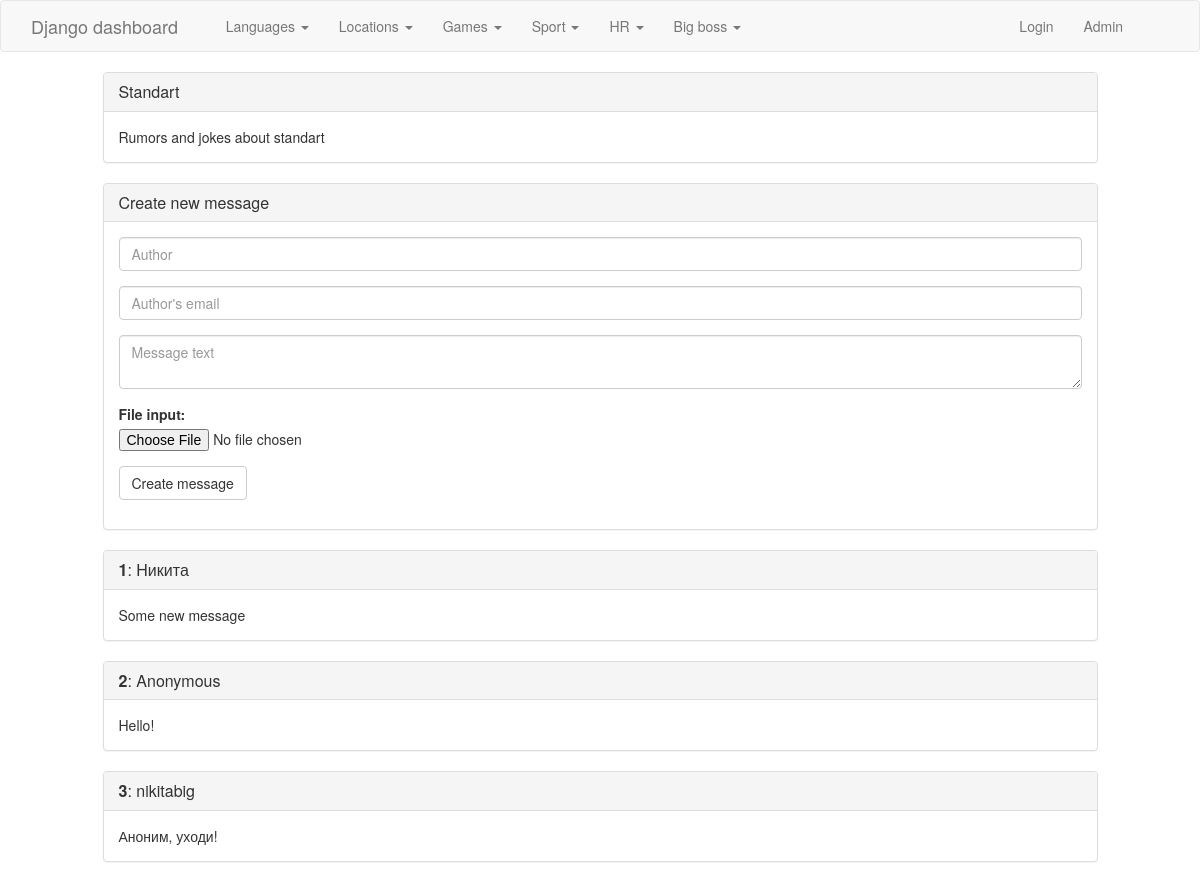
The app's page /topic/3/ with its own data.
### simple_blog/models.py (models this page shows, shortened)
@python_2_unicode_compatible
class Category(models.Model):
    class Meta:
        verbose_name_plural = 'categories'
    name = models.CharField(max_length=255)
    protected = models.BooleanField(default=False)
    pub_date = models.DateTimeField('publish date', auto_now_add=True)
    def __str__(self):
        return self.name

@python_2_unicode_compatible
class Topic(models.Model):
    subcategory = models.ForeignKey(Subcategory, on_delete=models.CASCADE)
    name = models.CharField(max_length=255)
    description = models.TextField()
    docfile = models.FileField(upload_to='topics/', null=True)
    pub_date = models.DateTimeField('publish date', auto_now_add=True)

@python_2_unicode_compatible
class Message(models.Model):
    topic = models.ForeignKey(Topic, on_delete=models.CASCADE)
    author = models.CharField(max_length=255)
    email = models.CharField(max_length=255)
    text = models.TextField()
    docfile = models.FileField(upload_to='messages/', null=True)
    pub_date = models.DateTimeField('publish date', auto_now_add=True)

### simple_blog/views.py (the view)
# urls.py: url(r'^topic/(?P<topic_id>[0-9]+)/$', views.topic, name='topic'),
def topic(request, topic_id):
    topic = get_object_or_404(Topic, pk=topic_id)
    if topic.subcategory.category.protected and (not request.user.is_authenticated()):
        messages.error(request, 'You need to be logged in to have access to private topic.')
        return HttpResponseRedirect(reverse('index', args=()))
    return render(request, 'dashboard/topic.html', {'topic': topic})

### simple_blog/models.py (called while the page is built)
    def __str__(self):
        return self.name

### simple_blog/templatetags/helpers.py (called while the page is built)
@register.inclusion_tag('includes/category_nav.html')
def category_nav():
    categories = Category.objects.order_by('-pub_date')
    return {'categories': categories}

@register.inclusion_tag('includes/image_check.html')
def image_check(image):
    if image:
        img_path = image.url
        file_type = imghdr.what(image.path)
        if file_type == 'png' or file_type == 'jpeg' or file_type == 'gif' or file_type == 'jpg':
            return {'image': img_path}
    return {'image': None}

### simple_blog/templates/dashboard/topic.html (shortened to what this page needs)
{% load helpers %}
<html>
  <head>
    {% include 'includes/headers.html' %}
  </head>
  <body>
    {% include 'includes/nav.html' %}
    <div class="row">
      <div class="col-md-offset-1 col-md-10">
        <div class="row">
            <div class="col-md-12">
              <div class="panel panel-default">
                <div class="panel-heading">
                  <h3 class="panel-title">{{ topic.name }}</h3>
                </div>
                <div class="panel-body">
                  {{ topic.description }}
                </div>
              </div>
            </div>
        </div>
        <div class="row">
          <div class="col-md-12">
            <div class="panel panel-default">
              <div class="panel-heading">
                <h3 class="panel-title">Create new message</h3>
              </div>
              <div class="panel-body">
                <form method="post" action="{% url 'new_message' topic.id %}" enctype="multipart/form-data">
                  <div class="form-group">
                    <input type="text" class="form-control" name="author" placeholder="Author" {% if user.is_authenticated %} value="{{ user.username }}" readonly="true" {% endif %}>
                  </div>
                  <div class="form-group">
                    <input type="email" class="form-control" name="email" placeholder="Author's email" {% if user.is_authenticated %} value="{{ user.email }}" readonly="true" {% endif %}>
                  </div>
                  <div class="form-group">
                    <textarea type="text" class="form-control" name="text" rows="2" placeholder="Message text" required="true"></textarea>
                  </div>
                  <div class="form-group">
                    <label for="docfile">File input: </label>
                    <input type="file" name="docfile">
                  </div>
                  <button type="submit" class="btn btn-default">Create message</button>
                </form>
              </div>
            </div>
          </div>
        </div>
        <div class="row">
          {% for message in topic.message_set.all %}
            <div class="col-md-12">
              <div class="panel panel-default">
                <div class="panel-heading">
                  <h3 class="panel-title">
                    <strong>{{forloop.counter}}</strong>:
                    {% if message.author %}
                      {{ message.author }}
                    {% else %}
                      Anonymous
                    {% endif %}
                  </h3>
                </div>
                <div class="panel-body">
                  {{ message.text }}
                </div>
              </div>
            </div>
          {% endfor %}
        </div>
      </div>
    </div>
  </body>
</html>

### simple_blog/templates/includes/category_nav.html (shortened to what this page needs)
<ul class="nav navbar-nav">
  {% for category in categories %}
  <li class="dropdown">
    <a href="#" class="dropdown-toggle" data-toggle="dropdown" role="button" aria-haspopup="true" aria-expanded="false">{{ category }} <span class="caret"></span></a>
  </li>
  {% endfor %}
</ul>

### records on screen
Category: name "Languages"
Category: name "Locations"
Category: name "Games"
Category: name "Sport"
Category: name "HR"
Category: name "Big boss"
Topic: name "Standart", description "Rumors and jokes about standart"
Message: author "Никита", text "Some new message"
Message: author "Anonymous", text "Hello!"
Message: author "nikitabig", text "Аноним, уходи!"
